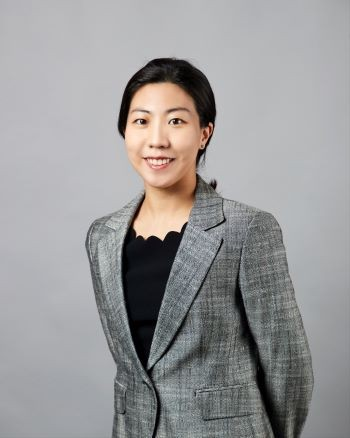
#> input picture src/assets/img/profile.jpg, 350 x 438 px; its folder holds only this picture in this run
$ python make_logo.py ../src/assets/img/profile.jpg
#> lines starting #> are read from the running program, lines starting #| are printed output that depends on the picture
"""흰 배경 로고 PNG를 투명 배경 로고(남색)와 흰색 로고로 만든다.

    python tools/make_logo.py src/assets/img/logo-original.png
"""
import sys
from PIL import Image

src = Image.open(sys.argv[1]).convert("RGB")
#> src is the input picture: PIL image 350x438 RGB; mean R, G, B 153.4, 152.3, 152.8
w, h = src.size
#> w = 350; h = 438
# 로고 본래 색: 가장 진한 픽셀들의 평균
dark = sorted(src.getdata(), key=sum)[: max(1, w * h // 50)]
#> dark = 3066 items, first 6: (0, 0, 0), (0, 0, 0), (0, 0, 0), (0, 0, 0), (0, 0, 0), (0, 0, 0)
navy = tuple(sum(c[i] for c in dark) // len(dark) for i in range(3))
#> navy = (6, 5, 6)
gray = src.convert("L")
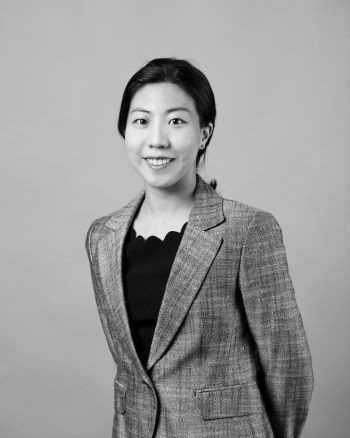
#> gray: PIL image 350x438 L; min 0, max 244, mean 152.6
lo = min(gray.getdata())
#> lo = 0
# 밝기를 투명도로: 흰색 = 투명, 가장 진한 곳 = 불투명
alpha = gray.point(lambda v: 0 if v >= 245 else min(255, round((245 - v) * 255 / (245 - lo))))
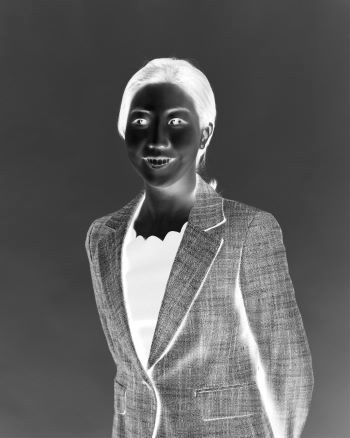
#> alpha: PIL image 350x438 L; min 1, max 255, mean 96
bbox = alpha.getbbox()
#> bbox = (0, 0, 350, 438)
pad = 4
bbox = (max(0, bbox[0] - pad), max(0, bbox[1] - pad), min(w, bbox[2] + pad), min(h, bbox[3] + pad))
for name, color in (("logo.png", navy), ("logo-white.png", (255, 255, 255))):
    out = Image.new("RGBA", (w, h), color + (0,))
    out.putalpha(alpha)
    out = out.crop(bbox)
    out.save(f"src/assets/img/{name}", optimize=True)
    print(name, out.size, "color", "#%02X%02X%02X" % color)
#> this loop made 2 passes
#> (name, color) on passes 1 to 2: ('logo.png', (6, 5, 6)), ('logo-white.png', (255, 255, 255))
#| logo.png (350, 438) color #060506
#| logo-white.png (350, 438) color #FFFFFF
